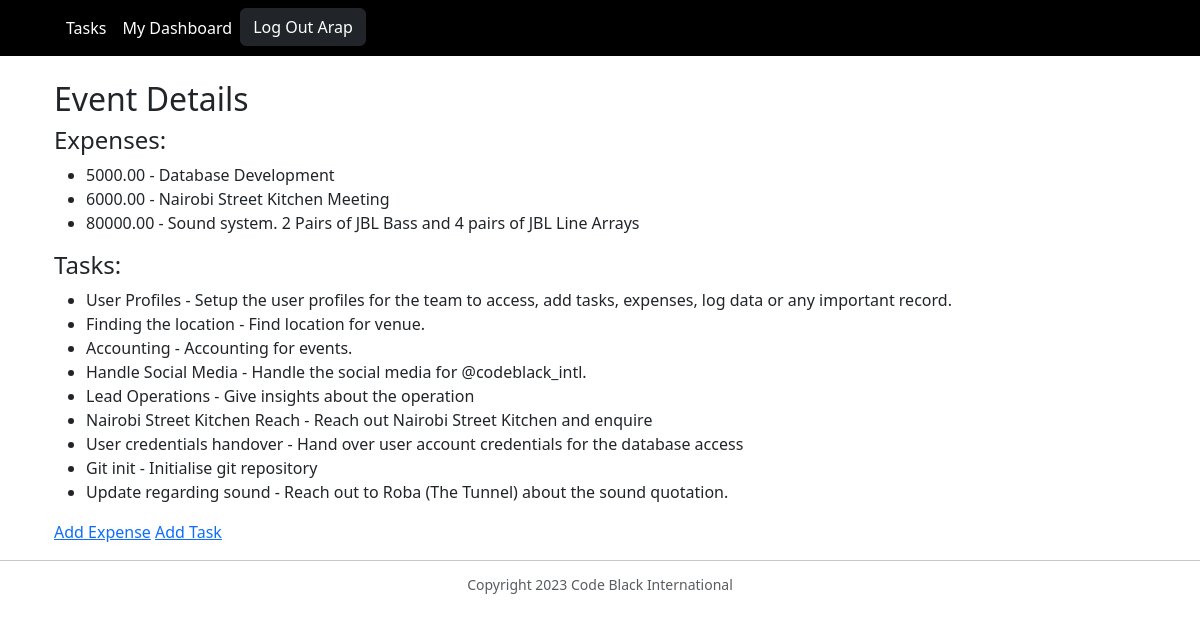
Screenshot of /event/1/ (signed in) with the database file from the repository.
### expenses/models.py (models this page shows, shortened)
class Expense(models.Model):
    event = models.ForeignKey(Event, on_delete=models.CASCADE)
    amount = models.DecimalField(max_digits=10, decimal_places=2)
    description = models.TextField()
    created_by = models.ForeignKey(User, on_delete=models.CASCADE)
    created_at = models.DateTimeField(auto_now_add=True)

class Task(models.Model):
    event = models.ForeignKey(Event, on_delete=models.CASCADE)
    title = models.CharField(max_length=100)
    description = models.TextField()
    assigned_to = models.ForeignKey(User, on_delete=models.CASCADE)
    created_at = models.DateTimeField(auto_now_add=True, blank=True, null=True)
    completed = models.BooleanField(default=False)
    amount = models.IntegerField(
        default=0, null=True, blank=True)
    STATUS_CHOICES = (
        ('complete', 'Complete'),
        ('inprogress', 'In Progress'),
        ('scheduled', 'Scheduled'),
    )
    status = models.CharField(
        max_length=20,
        choices=STATUS_CHOICES,
        default='inprogress'
    )
    scheduled_day = models.DateField(blank=True, null=True)
    priority = models.IntegerField(
        default=0,
        blank=True,
        null=True
    )

### expenses/views.py (the view)
# urls.py: path('event/<int:event_id>/', views.event_detail, name='event_detail'),
@login_required
def event_detail(request, event_id):
    event = get_object_or_404(Event, pk=event_id)
    expenses = Expense.objects.filter(event=event)
    tasks = Task.objects.filter(event=event)
    context = {
        'event': event,
        'expenses': expenses,
        'tasks': tasks
    }
    return render(request, 'event_detail.html', context)

### expenses/templates/event_detail.html (shortened to what this page needs)
{% extends 'base.html' %} {% load static %} {% block body%}
<div class="container">
  <h2>Event Details</h2>
  <h4>Expenses:</h4>
  <ul>
    {% for expense in expenses %}
    <li>{{ expense.amount }} - {{ expense.description }}</li>
    {% empty %}
    <li>No expenses yet.</li>
    {% endfor %}
  </ul>
  <h4>Tasks:</h4>
  <ul>
    {% for task in tasks %}
    <li>{{ task.title }} - {{ task.description }}</li>
    {% empty %}
    <li>No tasks yet.</li>
    {% endfor %}
  </ul>
  <a href="{% url 'create_expense' event.pk %}">Add Expense</a>
  <a href="{% url 'create_task' event.pk %}">Add Task</a>
</div>
{% endblock %}

### expenses/templates/base.html (shortened to what this page needs)
<!DOCTYPE html>
<html lang="en">
  <head>
    <link
      href="https://cdn.jsdelivr.net/npm/bootstrap@5.3.0/dist/css/bootstrap.min.css"
      rel="stylesheet"
    />
    <link
      rel="stylesheet"
      href="https://cdnjs.cloudflare.com/ajax/libs/font-awesome/6.4.0/css/all.min.css"
    />
  </head>
  <body>
    <header>
      <nav class="navbar navbar-expand-lg navbar-black bg-black">
        <div class="container">
          <div class="collapse navbar-collapse nav-pills" id="navbarNav">
            <ul class="navbar-nav">
              <li class="nav-item">
                <a
                  class="nav-link text-white"
                  aria-current="page"
                  href="{% url 'tasks' %}"
                  >Tasks</a
                >
              </li>
              <li class="nav-item">
                <a class="nav-link text-white" href="{% url 'dashboard' %}"
                  >My Dashboard</a
                >
              </li>
              <li class="nav-item">
                {% if request.user == 'AnonymousUser'%}
                <a class="btn btn-dark" href="{% url 'login' %}">Log In</a>
                {% else %}
                <a class="btn btn-dark" href="{% url 'logout' %}"
                  >Log Out {{ user.first_name|capfirst }}</a
                >
                {% endif %}
              </li>
            </ul>
          </div>
        </div>
      </nav>
    </header>
    <main class="container">
      {% block body %} {% endblock %}
    </main>
    <hr />
    <footer class="text-center text-muted">
      <div class="row">
        <div class="col">
          <h6 class="small">Copyright 2023 Code Black International</h6>
        </div>
      </div>
    </footer>
  </body>
</html>

### rows the page displays
Expense: amount "5000.00", description "Database Development"
Expense: amount "6000.00", description "Nairobi Street Kitchen Meeting"
Expense: amount "80000.00", description "Sound system. 2 Pairs of JBL Bass and 4 pairs of JBL Line Arrays"
Task: title "User Profiles", description "Setup the user profiles for the team to access, add tasks, expenses, log data or any important record."
Task: title "Finding the location", description "Find location for venue."
Task: title "Accounting", description "Accounting for events."
Task: title "Handle Social Media", description "Handle the social media for @codeblack_intl."
Task: title "Lead Operations", description "Give insights about the operation"
Task: title "Nairobi Street Kitchen Reach", description "Reach out Nairobi Street Kitchen and enquire"
Task: title "User credentials handover", description "Hand over user account credentials for the database access"
Task: title "Git init", description "Initialise git repository"
Task: title "Update regarding sound", description "Reach out to Roba (The Tunnel) about the sound quotation."

### other values shown
{{ user.first_name|capfirst }} "Arap"
